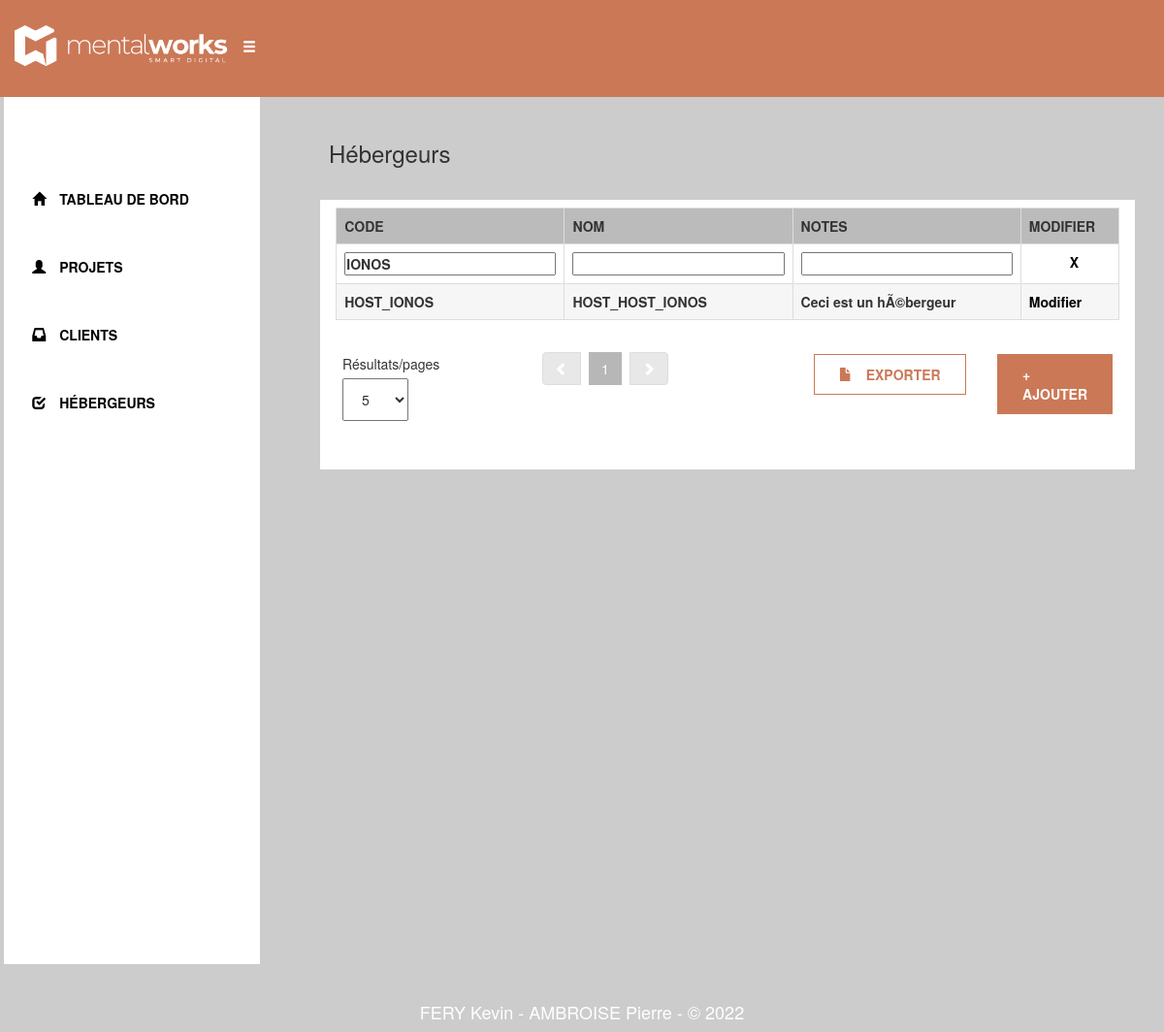
The app's page /Host/View.php?code=IONOS, older data.
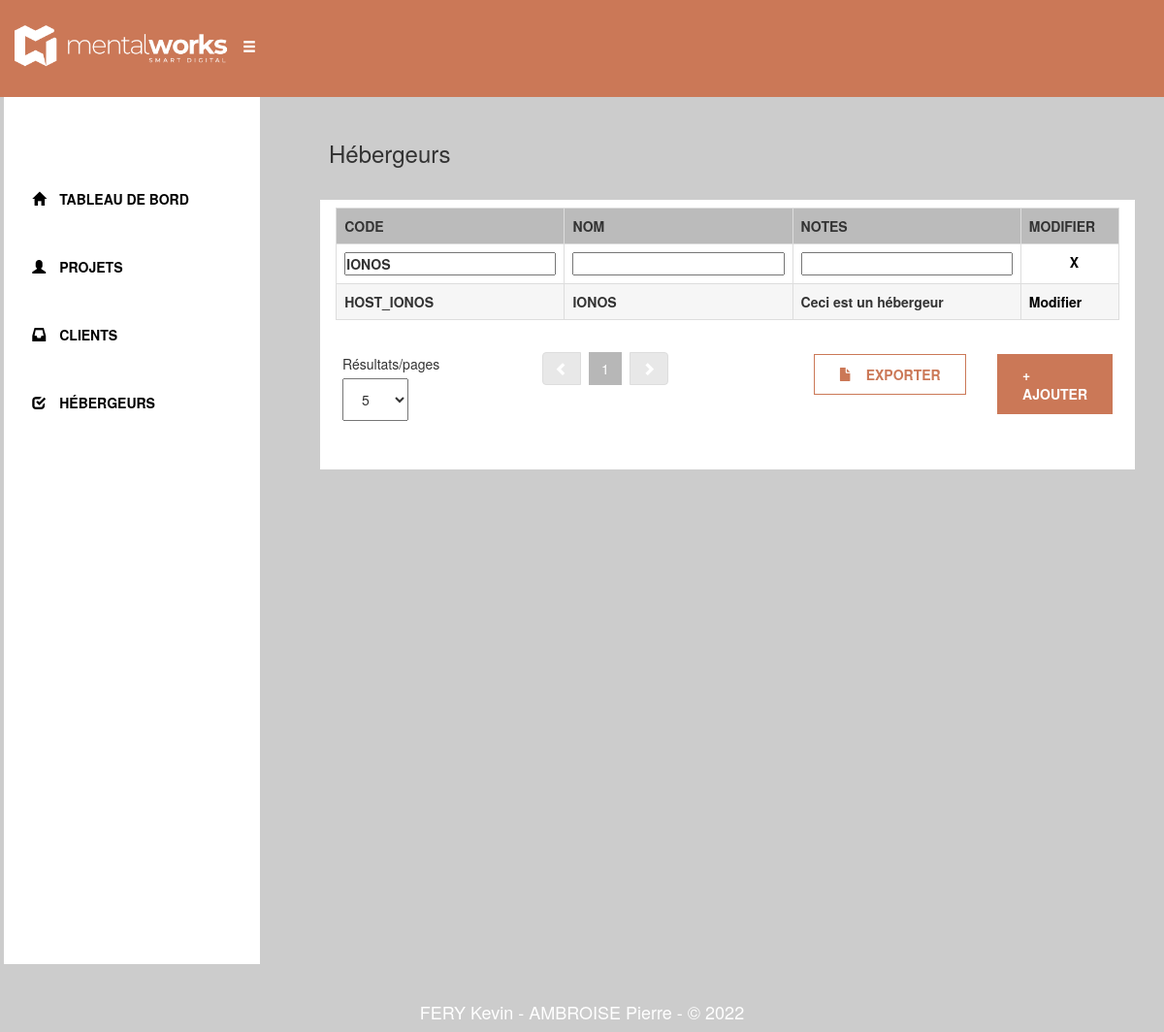
The same page, newer data.
### tables this page shows
CREATE TABLE `host` (
  `id` int(11) NOT NULL,
  `code` varchar(255) NOT NULL,
  `name` varchar(255) NOT NULL,
  `notes` varchar(1000) DEFAULT NULL
);

### src/Repository/HostRepository.php (called while the page is built, shortened)
<?php
class HostRepository{
    public static function getByCode(string $code): ?array{
        $tab=array();
        $database = Connection::connect();
        $statement = $database->prepare('SELECT * FROM Host WHERE name LIKE ?');
        $statement->execute(array('%'.$code.'%'));
        try{
            while($host = $statement->fetch()){
                $temp = new Host($host['id'], $host['code'], $host['name'], $host['notes']);
                $tab[] = $temp;
            }
        }
        catch(int $i){
            return null;
        }
        return $tab;
    }
}

### src/Traits/CodeNotesTrait.php (called while the page is built, shortened)
<?php
trait CodeNotesTrait{
    public function getCode(): string{
        return $this->code;
    }
    public function getNotes(): ?string{
        return $this->notes;
    }
}

### src/Traits/NameTrait.php (called while the page is built, shortened)
<?php
trait NameTrait{
    private string $name;
    public function getName(): string
    {
        return $this->name;
    }
}

### src/Traits/IdTrait.php (called while the page is built, shortened)
<?php
trait IdTrait{
    private int $id;
    public function getId(): int
	{
		return $this->id;
	}
}

### Host/View.php (the view, shortened to what this page needs)
<?php
$filtre = array();
if (isset($_GET['code']) && $_GET['code'] != ''){
    $filtre[] = HostRepository::getByCode($_GET['code']);
}
if (isset($_GET['notes']) && $_GET['notes'] != ''){
    $filtre[] = HostRepository::getByNotes($_GET['notes']);
}
else{
    $host = HostRepository::getHost();
}
if (!empty($filtre)){
    if (count($filtre) == 1){
        $host = $filtre[0];
    }
    elseif (count($filtre) ==2){
        $host = array_intersect($filtre[0], $filtre[1]);
    }
    elseif (count($filtre) ==3){
        $host = array_intersect($filtre[0], $filtre[1], $filtre[2]);
    }
}
$nbPerPage = isset($_GET['nbPage']) ? $_GET['nbPage']: 15;
$currentPage = isset($_GET['page']) ? $_GET['page']: 1;
$pages = ceil(count($host)/$nbPerPage);
$allHost = array();
for ($i=($currentPage-1)*$nbPerPage; $i<$currentPage*$nbPerPage; $i++){
    if (isset($host[$i])) $allHost[] = $host[$i];
}
$host = $allHost;
if(isset($_GET['page'])){
    $uri = substr($_SERVER['REQUEST_URI'], 0, strpos($_SERVER['REQUEST_URI'], "&page="));
}
else{
    $uri = $_SERVER['REQUEST_URI'];
}
?>
<!DOCTYPE html>
<html>
    <head>
        <link rel="stylesheet" href="https://maxcdn.bootstrapcdn.com/bootstrap/3.3.6/css/bootstrap.min.css">
        <link rel="stylesheet" href="public/css/styles.css">
    </head>
    <body>
        <?php require '../layout/navbar.php' ?>
        <section id="View">
            <div class="container-fluid">
                <div class="row">
                    <div class="col-lg-3 col-md-3 col-sm-12">
                        <?php require '../layout/menu.php' ?>
                    </div>
                    <div class="col-lg-9 col-md-9 col-sm-12">
                        <h3 class="nouv">&emsp;Hébergeurs</h3>
                        <div class="col-lg-12 col-md-12 col-sm-12">
                            <div class="fondTableau">
                                <div class="table-responsive">
                                    <form>
                                        <table class="table table-bordered" id="tabClient">
                                            <tr class="trTableau">
                                                <th>CODE</th>
                                                <th>NOM</th>
                                                <th>NOTES</th>
                                                <th>MODIFIER</th>
                                            </tr>
                                                <tr>
                                                    <td><input class="inputSearch" name='code' value='<?php echo (isset($_GET['code'])) ? $_GET['code'] : "" ?>'></td>
                                                    <td><input class="inputSearch" name='name' value='<?php echo (isset($_GET['name'])) ? $_GET['name'] : "" ?>'></td>
                                                    <td><input class="inputSearch" name='notes' value='<?php echo (isset($_GET['notes'])) ? $_GET['notes'] : "" ?>'></td>
                                                    <td>
                                                        <a class='reset' href='Host/all'>X</button>
                                                    </td>
                                                </tr>
                                            <?php
                                                if (empty($host)){
                                                    echo '<tr><td colspan="4" style="text-align:center">Aucun client ne corespond à votre recherche</td></tr>';
                                                }
                                                else{
                                                    foreach ($host as $host){
                                                        echo "<tr class='tr2Tableau'>
                                                            <td>". $host->getCode() ."</td>
                                                            <td>". $host->getName() ."</td>
                                                            <td>". $host->getNotes() ."</td>
                                                            <td>
                                                                <a class='aTabl' href='Host/". $host->getId() ."'>Modifier</a>
                                                            </td>
                                                        </tr>";
                                                    }
                                                }
                                            ?>
                                        </table>
                                        <div class="col-lg-3 col-md-3 sm-3">
                                            <div class="paginationCSS">
                                                <label class="labelPagination">Résultats/pages&emsp;</label>
                                                <select name='nbPage' onchange="this.form.submit()" class="selectPagination">
                                                    <option value="5" <?php echo (isset($_GET['nbPage']) && $_GET['nbPage']== 5) ?'selected': '' ?>>5</option>
                                                </select>
                                            </div>
                                        </div>
                                        <div class="col-lg-3 col-md-3 col-sm-3">
                                            <ul class="pagination">
                                                <li class="page-item">
                                                    <a <?php echo ($currentPage == 1) ? "" : "href='".$uri."&page=".$currentPage - 1 ."'"?> class="page-link"><span class="glyphicon glyphicon-chevron-left"></span></a>
                                                </li>
                                                <?php for($page = 1; $page <= $pages; $page++): ?>
                                                    <li class="page-item <?php echo ($currentPage == $page) ? "active" : "" ?>">
                                                        <a href="<?php echo $uri.'&page='.$page?>" class="page-link"><?= $page ?></a>
                                                    </li>
                                                <?php endfor ?>
                                                    <li class="page-item" >
                                                    <a <?php echo ($currentPage == $pages) ? "" : "href='".$uri."&page=".$currentPage + 1 ."'"?> class="page-link"><span class="glyphicon glyphicon-chevron-right"></span></a>
                                                </li>
                                            </ul>
                                        </div>
                                        <div class="col-lg-3 col-lg-offset-1 col-md-3 col-sm-3">
                                            <div class="tableauBouton">
                                                <a href='Host/view.php' class="btnBlanc"><span class="glyphicon glyphicon-file"></span>&emsp;EXPORTER</a>&emsp;
                                            </div>
                                        </div>
                                        <div class="col-lg-2 col-md-3 col-sm-3">
                                            <div class="tableauBouton">
                                                <a href='Host/Insert.php' class="btnOrange">+ AJOUTER</a>
                                            </div>
                                        </div>
                                    </form>
                                </div>
                            </div>
                        </div>
                    </div>
                </div>
            </div>
        </section>
        <?php require '../layout/footer.php' ?>
    </body>
</html>

### layout/navbar.php
<div id='navbar'>
    <div>
        <img src="public\img\logo.png" class="navbar-brand">
        <span class="glyphicon glyphicon-menu-hamburger" style="color: #fff" id="gly1"></span>
    </div>
</div>

### layout/menu.php
<div id='menu'>
    <ul id="m1"><a href="index.php">&emsp;<span class="glyphicon glyphicon-home"></span>&emsp;TABLEAU DE BORD</a></ul>
    <ul id="m2"><a href="project/all">&emsp;<span class="glyphicon glyphicon-user"></span>&emsp;PROJETS</a></ul>
    <ul id="m3"><a href="customer/all">&emsp;<span class="glyphicon glyphicon-inbox"></span>&emsp;CLIENTS</a></ul>
    <ul id="m4"><a href="host/all">&emsp;<span class="glyphicon glyphicon-check"></span>&emsp;HÉBERGEURS</a></ul>
</div>

### layout/footer.php
<footer>
    <h4>FERY Kevin - AMBROISE Pierre - © 2022</h4>
</footer>

### public/css/styles.css (style rules this page uses)
* { margin: 0; padding: 0; }
.btnOrange { color: white; background-color: #cb7857; border: solid #cb7857 1px; padding-left: 25px; padding-right: 25px; padding-top: 10px; padding-bottom: 10px; }
.btnBlanc { color: #cb7857; background-color: white; border: solid #cb7857 1px; padding-left: 25px; padding-right: 25px; padding-top: 10px; padding-bottom: 10px; }
.nouv { padding-top: 25px; padding-bottom: 25px; font-weight: normal!important; }
#navbar { background-color: #cb7857; width: 100%; height: 100px; }
#navbar img { width: 250px; height: auto; padding: 15px; }
#gly1 { padding-top: 40px; }
#menu { background-color: #fff; height: 894px; width: 264px; margin-left: -4%; }
#menu ul a { font-weight: bold; text-decoration: none; color: #000; }
#m1 { padding-top: 80px; }
#m1, #m2, #m3, #m4 { padding-bottom: 10px; }
ul a { display: block; color: #000; padding: 15px 15px 15px 15px; }
footer { background-color: #ccc; color: white; height: 70px; text-align: center; padding-top: 0.1px; }
footer h4 { padding-top: 30px; }
#View { background-color: #ccc; padding-bottom: 0px; }
.fondTableau { font-weight: bold; background-color: white; padding-top: 8px; padding-left: 8px; padding-right: 8px; width: 100%; height: 100%; }
#tabClient { height: 98%; width: 98%; margin: auto; }
.trTableau { background-color: #bbbbbb }
.tr2Tableau { background-color: #f6f6f6 }
.aTabl, .aTabl:hover { color: black; }
.inputSearch { height: 100%; width: 100%; }
.reset { color: #000; text-decoration: none; margin-left: 50%; margin-right: 50%; }
.selectPagination { padding: 10px 15px 10px 15px; font-weight: normal; }
.labelPagination { font-weight: normal; }
.paginationCSS { padding-top: 35px; padding-bottom: 50px; }
.pagination>li>a { color: #000; font-weight: normal; margin-left : 8px; margin-top: 10%; }
.pagination>li:last-child>a, .pagination>li:first-child>a { background-color: #e8e8e8; color:#fff; }
.pagination>.active>a { background-color: #b7b7b7; border : 1px solid #b7b7b7; }
.tableauBouton { padding-top: 35px; padding-bottom: 43.5px; display: flex; justify-content: right; }

Row changes from the older to the newer data that the page shows:
changed host "HOST_IONOS": name "HOST_HOST_IONOS" → "IONOS"; notes "Ceci est un hÃ©bergeur" → "Ceci est un hébergeur"
